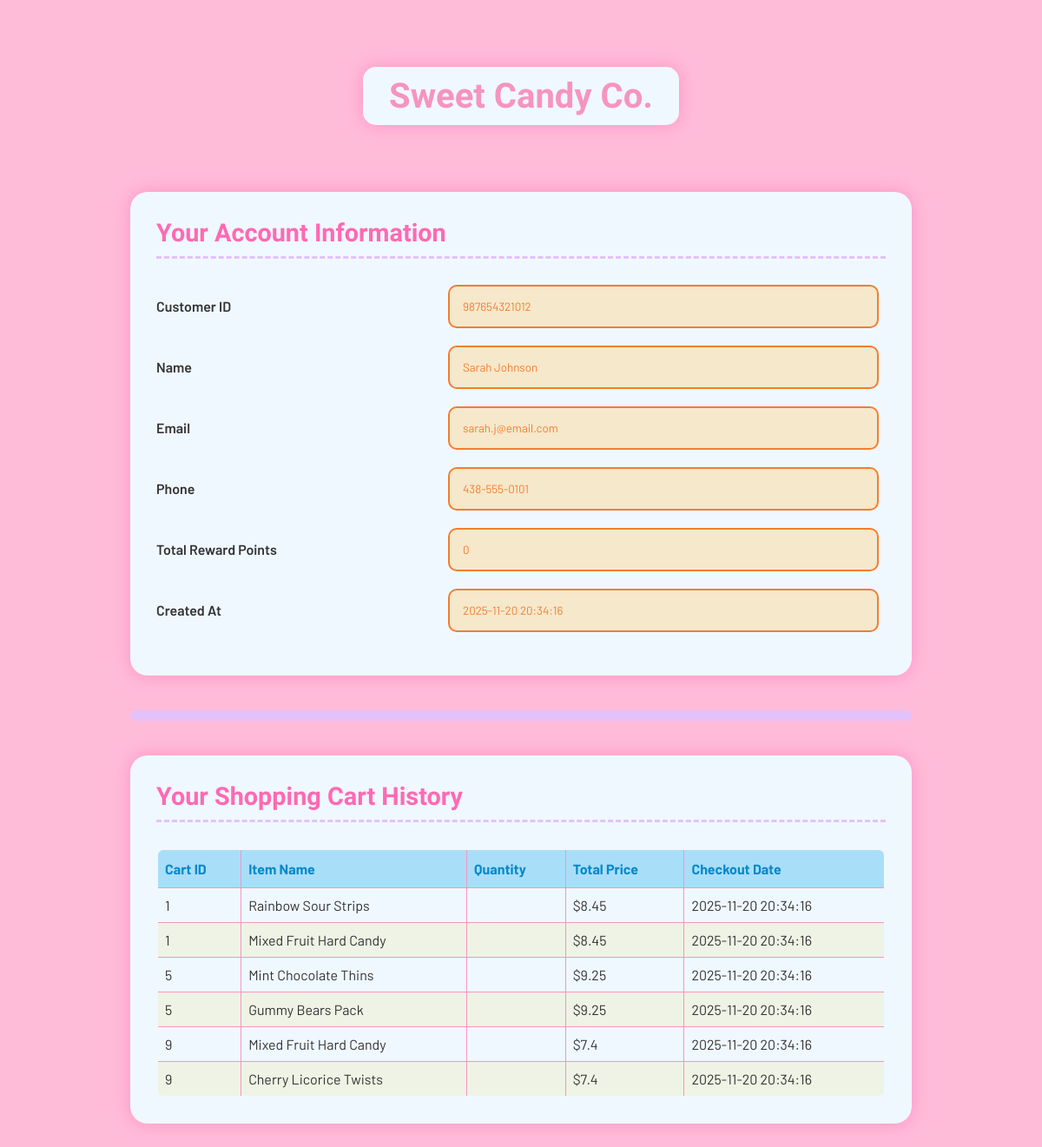
Page /customer_page on the committed database.
### Models/customer.py (models this page shows, shortened)
class Customer(Base):
    __tablename__ = 'customer'
    customer_id = Column(String(12), primary_key=True)
    name = Column(String(100), nullable=False)
    email = Column(String(100), nullable=False, unique=True)
    phone = Column(String(100), nullable=False, unique=True)
    total_reward_points = Column(Integer, default=0)
    @staticmethod
    def getCustomerData(customer_id):
        query = """
                SELECT customerId, name, email, phone, totalRewardPoints,created_at
                FROM customer WHERE customerId = ?
                """
        result = fetchall(query, (customer_id,))
        if result and len(result) > 0:
            row = result[0]
            keys = ['customerId','name','email','phone','totalRewardPoints','created_at'];
            customer_data = [
                            SimpleNamespace(**{k: r[i] for i, k in enumerate(keys)})
                            for r in result
                            ]
            return True, customer_data
        return False, None

### Models/product.py (models this page shows, shortened)
class Product(Base):
    __tablename__ = 'product'
    productId = Column(Integer, primary_key=True, autoincrement=True)
    name = Column(String(100), nullable=False)
    type = Column(String(50), nullable=False)
    price = Column(Numeric(10,0), nullable=False)
    expirationDate = Column(Date, nullable=False)
    discountPercentage = Column(Numeric(3,2), default=1.00)
    manufacturerName = Column(String(100))
    upc = Column(String(50), nullable=False, unique=True)
    epc = Column(String(50), nullable=False)
    cart_items = relationship("CartItem", back_populates="product")
    inventory = relationship("Inventory", back_populates="product")

### Models/cart.py (models this page shows, shortened)
class Cart(Base):
    __tablename__ = 'cart'
    cartId = Column(Integer, primary_key=True, autoincrement=True)
    customerId = Column(Integer, ForeignKey('customer.customerId'))
    totalCartPrice = Column(Numeric(10,2), nullable=False)
    totalRewardPoints = Column(Integer, default=0)
    checkoutDate = Column(DateTime, nullable=False, default=datetime.utcnow)
    customer = relationship("Customer", back_populates="carts")
    cart_items = relationship("CartItem", back_populates="cart")
    @staticmethod
    def get_customer_cartHistory(customerId):
        query ="""
                SELECT ca.cartId,p.name,ca.totalCartPrice,ca.checkoutDate
                FROM cart as ca
                JOIN cart_item as ci
                    ON ca.cartId = ci.cartId
                JOIN product as p
                    ON p.productId = ci.productId
                WHERE ca.customerId = ?
               """
        result = fetchall(query,(customerId,));
        if result and len(result) > 0:
            keys = ['cartId','name','totalCartPrice','checkoutDate'];
            cart_history = [
                            SimpleNamespace(**{k: r[i] for i, k in enumerate(keys)})
                            for r in result
                            ]
            return True, cart_history
        else:
            return False, None

### app.py (the view)
@app.route('/customer_page')
def customerPage():
    membership_number = session.get('membership_number')
    membership_number = 1 if membership_number is None else session.get('membership_number'); #! Remove later
    if not membership_number:
        return jsonify({"status": "error", "message": "No membership number in session"}), 401
    success,customer_data = getCustomerData(987654321012)
    success1, cart_history_data = getCustomerCartHistory(987654321012)
    print(cart_history_data)
    print(customer_data)
    if success:
        return render_template('customerPage.html',customer_data = customer_data,cart_history_data=cart_history_data)
    else:
        return print(customer_data),404

### Controllers/cart_controller.py (called while the page is built)
def getCustomerCartHistory(customerId):
    try:
        success,cart_history = Cart.get_customer_cartHistory(customerId)
        if success:
            return True, cart_history
        else:
            return False,"No Cart History Found"
    except Exception as e:
        return False, f"Error getting cart history: {e}"

### Controllers/customer_controller.py (called while the page is built)
def getCustomerData(customer_id):
    try:
        success,customer = Customer.getCustomerData(customer_id)
        if success:
            return True, customer
        else:
            return False, "Customer not found."
    except Exception as e:
        return False, f"Error getting customer: {e}"

### Models/database.py (called while the page is built)
def get_connection():
    return sqlite3.connect(DB_PATH)

@contextmanager
def get_cursor():
    conn = get_connection()
    try:
        cursor = conn.cursor()
        yield cursor
        conn.commit()
    finally:
        conn.close()

def fetchall(query, params=None):
    with get_cursor() as cursor:
        if params:
            cursor.execute(query, params)
        else:
            cursor.execute(query)
        return cursor.fetchall()

### templates/customerPage.html (shortened to what this page needs)
<!DOCTYPE html>
<html lang="en">
<head>
    <link rel="stylesheet" href="{{ url_for('static', filename='customer_style.css') }}">
</head>
<body>
    <header>
        <h1>Sweet Candy Co.</h1>
    </header>
    <main class="container">
        <section class="info-card" id="account-info">
            <h2>Your Account Information</h2>
            {% set customer = customer_data[0] %}
            {% if customer %}
            <form id="account-form">
                <div class="field-row">
                    <label for="customerId">Customer ID</label>
                    <input type="text" id="customerId"  value="{{customer.customerId}}" disabled>
                </div>
                <div class="field-row">
                    <label for="name">Name</label>
                    <input type="text" id="name"  value="{{customer.name}}" disabled>
                </div>
                <div class="field-row">
                    <label for="email">Email</label>
                    <input type="email" id="email"  value="{{customer.email}}" disabled>
                </div>
                <div class="field-row">
                    <label for="phone">Phone</label>
                    <input type="tel" id="phone"  value="{{customer.phone}}" disabled>
                </div>
                <div class="field-row">
                    <label for="total-rewards">Total Reward Points</label>
                    <input type="text" id="total-rewards"  value="{{customer.totalRewardPoints}}" disabled>
                </div>
                <div class="field-row">
                    <label for="created-at">Created At</label>
                    <input type="text" id="created-at" value="{{customer.created_at}}" disabled>
                </div>
            </form>
             {% else %}
                <p>No Customer data found</p>
            {% endif %}
        </section>
        <hr>
        <section class="info-card" id="cart-history">
            <h2>Your Shopping Cart History</h2>
            <div id="carts-list">
                {% if cart_history_data %}
                <table>
                    <thead>
                        <tr>
                            <th>Cart ID</th>
                            <th>Item Name</th>
                            <th>Quantity</th>
                            <th>Total Price</th>
                            <th>Checkout Date</th>
                        </tr>
                    </thead>
                    <tbody>
                        {% for cart_item in cart_history_data %}
                        <tr>
                            <td>{{ cart_item.cartId }}</td>
                            <td>{{ cart_item.name }}</td>
                            <td>{{ cart_item.quantity }}</td>
                            <td>${{ cart_item.totalCartPrice }}</td>
                            <td>{{ cart_item.checkoutDate }}</td>
                        </tr>
                        {% endfor %}
                    </tbody>
                </table>
                {% else %}
                <p>You have no past shopping carts.</p>
                {% endif %}
            </div>
        </section>
    </main>
</body>
</html>

### static/customer_style.css (style rules this page uses)
body { font-family: 'Barlow', sans-serif; background-color: #ffbcd9; padding: 30px; margin: 0; }
h1 { font-family: 'Barriecito', 'Barlow', sans-serif; color: #F694C1; }
h2 { font-family: 'Barriecito', 'Barlow', sans-serif; color: #ff69b46d; }
header { text-align: center; padding: 20px 0; }
header h1 { display: inline-block; color: #F694C1; padding: 10px 30px; background-color: aliceblue; border-radius: 15px; box-shadow: 0 0 20px rgba(255, 105, 180, 0.5); font-size: 2.5rem; }
.container { max-width: 900px; margin: 30px auto; padding: 0 10px; }
.info-card { background-color: aliceblue; padding: 30px; margin-bottom: 30px; border-radius: 20px; box-shadow: 0 0 20px rgba(255, 105, 180, 0.5); }
.info-card h2 { color: #ff69b4; border-bottom: 3px dashed #E4C1F9; padding-bottom: 10px; margin-top: 0; margin-bottom: 30px; font-size: 1.8rem; }
.field-row { display: flex; flex-direction: column; margin-bottom: 20px; gap: 5px; }
.field-row label { font-weight: 600; color: #333; flex-basis: auto; }
.field-row input { width: 100%; padding: 15px; border-radius: 10px; border: 2px solid #F47D2F; color: #F47D2F; background-color: #ffc8695a; font-family: 'Barlow', sans-serif; transition: all 0.2s ease-in-out; }
.field-row input::placeholder { color: #F47D2F; }
@media (min-width: 640px) { .field-row { flex-direction: row; align-items: center; gap: 0; } }
@media (min-width: 640px) { .field-row label { flex-basis: 40%; } }
@media (min-width: 640px) { .field-row input { flex-basis: 55%; width: auto; } }
hr { border: none; height: 12px; background-color: #E4C1F9; margin: 40px auto; border-radius: 6px; }
.info-card table { width: 100%; border-collapse: collapse; margin-top: 10px; border: 2px solid #E4C1F9; border-radius: 8px; overflow: hidden; }
.info-card th { background-color: #A9DEF9; color: #0688c9; padding: 12px 8px; text-align: left; font-weight: bold; border: 1px solid #F694C1; }
.info-card td { padding: 10px 8px; color: #333; border: 1px solid #F694C1; }
.info-card tbody tr:nth-child(even) { background-color: #EDE7B155; }

### rows in the picture
Customer: customerId "987654321012", name "Sarah Johnson", email "sarah.j@email.com", phone "438-555-0101", created_at "2025-11-20 20:34:16"
Product: name "Rainbow Sour Strips"
Cart: totalCartPrice "8.45" "8.45", checkoutDate "2025-11-20 20:34:16" "2025-11-20 20:34:16"
Product: name "Mixed Fruit Hard Candy" "Mixed Fruit Hard Candy"
Product: name "Mint Chocolate Thins"
Cart: totalCartPrice "9.25" "9.25", checkoutDate "2025-11-20 20:34:16" "2025-11-20 20:34:16"
Product: name "Gummy Bears Pack"
Cart: totalCartPrice "7.4" "7.4", checkoutDate "2025-11-20 20:34:16" "2025-11-20 20:34:16"
Product: name "Cherry Licorice Twists"

### other values in the picture
{{ cart_item.cartId }} "1" "1" "5" "5" "9" "9"
